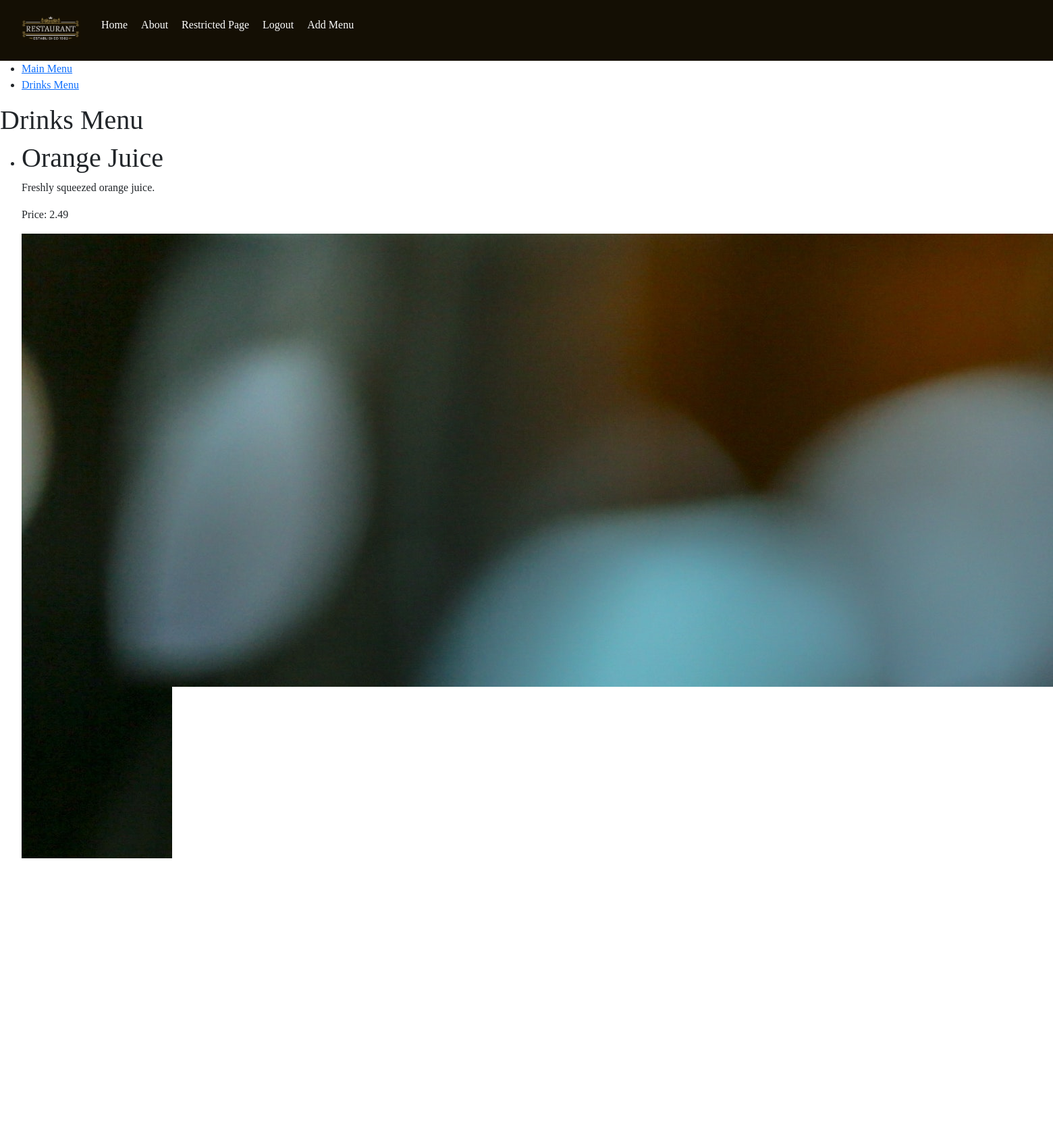
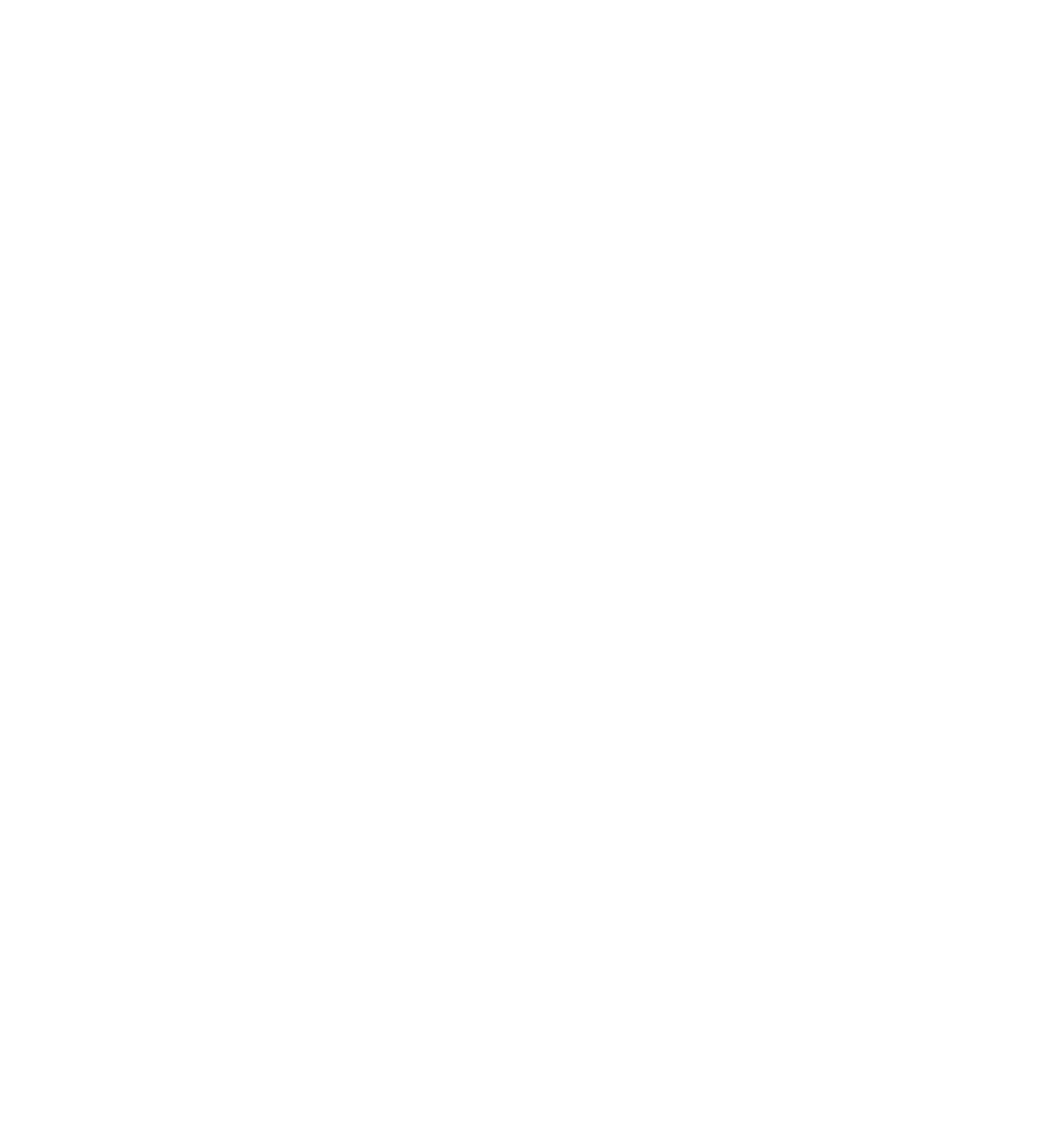
The app's page /restaurant/menu/drinks-menu/ (signed in, upper part) with its own data (2 pictures, top to bottom).
### restaurant/models.py (models this page shows, shortened)
class Menu(models.Model):
    MENU_ID_MAX_LENGTH=128
    menuID = models.TextField(max_length=MENU_ID_MAX_LENGTH,unique=True) # primary key
    slug = models.SlugField(unique=True)

class MenuItem(models.Model):
    MENUITEM_ID_MAX_LENGTH=128
    DESCRIPTION_MAX_LENGTH=200
    menuItemID = models.CharField(max_length=MENUITEM_ID_MAX_LENGTH, unique=True) # primary key
    menu = models.ForeignKey(Menu, on_delete=models.CASCADE) # foreign key: one to many - many menu items for one menu
    description = models.CharField(max_length=DESCRIPTION_MAX_LENGTH, default="None")
    price = models.FloatField(default =0.0)
    photo = models.ImageField(upload_to='menu_item_images', blank=True)
    slug = models.SlugField(unique=True)
    class Meta:
        verbose_name_plural = 'MenuItems'

### restaurant/views.py (the view)
# urls.py: path('menu/<slug:menu_name_slug>/', views.show_menu, name='show_menu'),
def show_menu(request,menu_name_slug):
    context_dict = {}
    try:
        menu = Menu.objects.get(slug=menu_name_slug)
        menuItems = MenuItem.objects.filter(menu=menu)
        context_dict['menuItems'] = menuItems
        context_dict['menu'] = menu
    except Menu.DoesNotExist:
        context_dict['menu'] = None
        context_dict['menuItems'] = None
    return render(request, 'restaurant/menu.html', context=context_dict)

### restaurant/templatetags/rango_template_tags.py (called while the page is built)
@register.inclusion_tag('restaurant/menus.html')
def get_menu_list():
    return {'menus': Menu.objects.all() }

### templates/restaurant/menu.html (shortened to what this page needs)
{% extends 'restaurant/base.html' %}
{% block body_block %}
    {% if menu %}
    <h1>{{ menu.menuID }}</h1>
    {% if menuItems %}
    <ul>
        {% for item in menuItems %}
        <li>
          <h1>{{item.menuItemID}}</h1>
          <p>{{item.description}}</p>
          <p>Price: {{item.price}}</p>
          {% if item.photo %}
        <img src="{{ item.photo.url }}" alt="{{ item.menuItemID }} photo">
         {% endif %}
        </li>
        {% endfor %}
    </ul>
    {% else %}
        <strong>No items currently in menu.</strong>
    {% endif %}
    {% if user.is_authenticated %}
        <a href="{% url 'restaurant:add_menu_item' menu.slug %}">Add a Menu Item</a> <br />
    {% endif %}
    {% else %}
    <strong>The specified menu does not exist.</strong>
    {% endif %}
{% endblock %}

### templates/restaurant/menus.html
<ul>
    {% if menus %}
        {% for m in menus %}
            <li>
                <a href="{% url 'restaurant:show_menu' m.slug %}">{{ m.menuID }}</a>
            </li>
        {% endfor %}
    {% else %}
        <li><strong>There are no menus present.</strong></li>
    {% endif %}
</ul>

### static/css/style.css (style rules this page uses)
:root { --brown:#2e2b24; --gold: #EDC270; }
* { margin: 0; padding: 0; box-sizing: border-box; font-family: 'PT Serif', serif; text-decoration: none; }
p { text-transform: none; }

### records on screen
Menu: menuID "Main Menu"
Menu: menuID "Drinks Menu"
MenuItem: menuItemID "Orange Juice", description "Freshly squeezed orange juice.", price "2.49", photo (picture)
